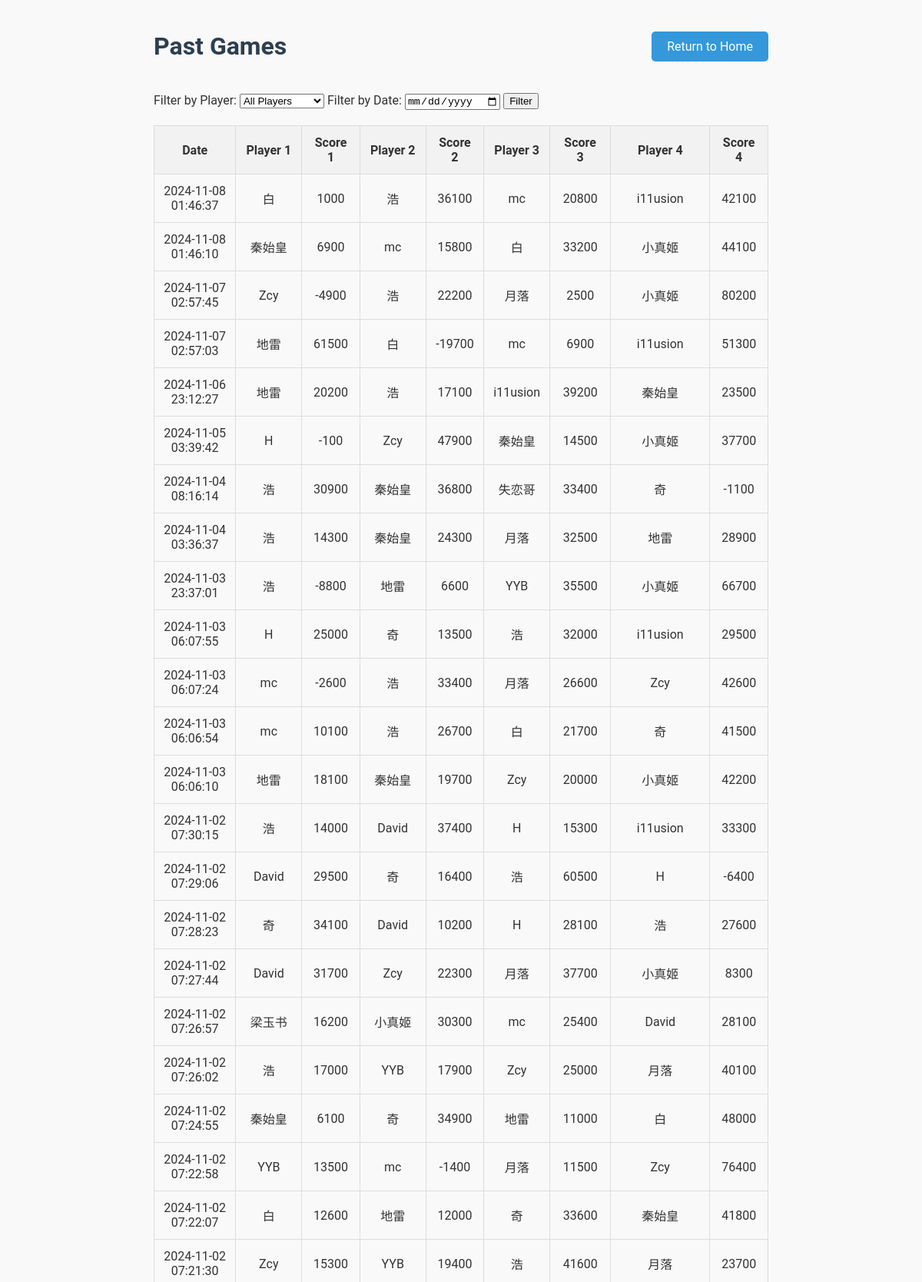
Screenshot of /view-past-games (upper part) with the database file from the repository.
### tables this page shows
CREATE TABLE games (
    game_id INTEGER PRIMARY KEY AUTOINCREMENT,
    player1 TEXT NOT NULL,
    player2 TEXT NOT NULL,
    player3 TEXT NOT NULL,
    player4 TEXT NOT NULL,
    raw_score1 INTEGER NOT NULL,
    raw_score2 INTEGER NOT NULL,
    raw_score3 INTEGER NOT NULL,
    raw_score4 INTEGER NOT NULL,
    final_score1 INTEGER NOT NULL,
    final_score2 INTEGER NOT NULL,
    final_score3 INTEGER NOT NULL,
    final_score4 INTEGER NOT NULL,
    game_date TIMESTAMP DEFAULT CURRENT_TIMESTAMP
, is_fenix BOOLEAN DEFAULT FALSE);

### app.py (the view)
@app.route("/view-past-games", methods=["GET", "POST"])
def view_past_games():
    conn = get_db_connection()
    cursor = conn.cursor()
    player_filter = request.form.get("player_filter")
    date_filter = request.form.get("date_filter")
    query = """
    SELECT game_date, player1, player2, player3, player4, raw_score1, raw_score2, raw_score3, raw_score4
    FROM games WHERE 1=1
    """
    params = []
    if player_filter:
        query += " AND (? IN (player1, player2, player3, player4))"
        params.append(player_filter)
    if date_filter:
        query += " AND DATE(game_date) = ?"
        params.append(date_filter)
    query += " ORDER BY game_date DESC"
    cursor.execute(query, params)
    games = cursor.fetchall()
    cursor.execute("SELECT name FROM players")
    players = cursor.fetchall()
    conn.close()
    return render_template("view_past_games.html", games=games, players=players)

### app.py (called while the page is built)
def get_db_connection():
    conn = sqlite3.connect('mahjong.db')
    conn.row_factory = sqlite3.Row  # Return rows as dictionaries
    return conn

### templates/view_past_games.html (shortened to what this page needs)
<!DOCTYPE html>
<html lang="en">
<head>
</head>
<body>
    <div class="container">
        <div class="header-row">
            <h1>Past Games</h1>
            <div class="return-button">
                <a href="{{ url_for('home') }}">Return to Home</a>
            </div>
        </div>
        <div class="filter-section">
            <form method="POST">
                <label for="player_filter">Filter by Player:</label>
                <select name="player_filter" id="player_filter">
                    <option value="">All Players</option>
                </select>
                <label for="date_filter">Filter by Date:</label>
                <input type="date" name="date_filter" id="date_filter">
                <button type="submit">Filter</button>
            </form>
        </div>
        <table>
            <tr>
                <th>Date</th>
                <th>Player 1</th>
                <th>Score 1</th>
                <th>Player 2</th>
                <th>Score 2</th>
                <th>Player 3</th>
                <th>Score 3</th>
                <th>Player 4</th>
                <th>Score 4</th>
            </tr>
            {% for game in games %}
            <tr>
                <td>{{ game['game_date'] }}</td>
                <td>{{ game['player1'] }}</td>
                <td>{{ game['raw_score1'] }}</td>
                <td>{{ game['player2'] }}</td>
                <td>{{ game['raw_score2'] }}</td>
                <td>{{ game['player3'] }}</td>
                <td>{{ game['raw_score3'] }}</td>
                <td>{{ game['player4'] }}</td>
                <td>{{ game['raw_score4'] }}</td>
            </tr>
            {% endfor %}
        </table>
    </div>
</body>
</html>

### templates/view_past_games.html (style rules this page uses)
body { font-family: 'Roboto', sans-serif; background-color: #f9f9f9; color: #333; margin: 0; padding: 20px; }
.container { max-width: 800px; margin: 0 auto; }
.header-row { display: flex; justify-content: space-between; align-items: center; margin-bottom: 20px; }
h1 { color: #2c3e50; }
table { width: 100%; border-collapse: collapse; margin-top: 20px; }
th, td { padding: 12px; border: 1px solid #ddd; text-align: center; }
th { background-color: #f2f2f2; }
.filter-section { margin-bottom: 20px; }
.return-button a { text-decoration: none; background-color: #3498db; color: #ffffff; padding: 10px 20px; border-radius: 5px; transition: background-color 0.3s; }

### rows the page displays
games: game_date "2024-11-08 01:46:37", player1 "白", raw_score1 "1000", player2 "浩", raw_score2 "36100", player3 "mc", raw_score3 "20800", player4 "i11usion", raw_score4 "42100"
games: game_date "2024-11-08 01:46:10", player1 "秦始皇", raw_score1 "6900", player2 "mc", raw_score2 "15800", player3 "白", raw_score3 "33200", player4 "小真姬", raw_score4 "44100"
games: game_date "2024-11-07 02:57:45", player1 "Zcy", raw_score1 "-4900", player2 "浩", raw_score2 "22200", player3 "月落", raw_score3 "2500", player4 "小真姬", raw_score4 "80200"
games: game_date "2024-11-07 02:57:03", player1 "地雷", raw_score1 "61500", player2 "白", raw_score2 "-19700", player3 "mc", raw_score3 "6900", player4 "i11usion", raw_score4 "51300"
games: game_date "2024-11-06 23:12:27", player1 "地雷", raw_score1 "20200", player2 "浩", raw_score2 "17100", player3 "i11usion", raw_score3 "39200", player4 "秦始皇", raw_score4 "23500"
games: game_date "2024-11-05 03:39:42", player1 "H", raw_score1 "-100", player2 "Zcy", raw_score2 "47900", player3 "秦始皇", raw_score3 "14500", player4 "小真姬", raw_score4 "37700"
games: game_date "2024-11-04 08:16:14", player1 "浩", raw_score1 "30900", player2 "秦始皇", raw_score2 "36800", player3 "失恋哥", raw_score3 "33400", player4 "奇", raw_score4 "-1100"
games: game_date "2024-11-04 03:36:37", player1 "浩", raw_score1 "14300", player2 "秦始皇", raw_score2 "24300", player3 "月落", raw_score3 "32500", player4 "地雷", raw_score4 "28900"
games: game_date "2024-11-03 23:37:01", player1 "浩", raw_score1 "-8800", player2 "地雷", raw_score2 "6600", player3 "YYB", raw_score3 "35500", player4 "小真姬", raw_score4 "66700"
games: game_date "2024-11-03 06:07:55", player1 "H", raw_score1 "25000", player2 "奇", raw_score2 "13500", player3 "浩", raw_score3 "32000", player4 "i11usion", raw_score4 "29500"
games: game_date "2024-11-03 06:07:24", player1 "mc", raw_score1 "-2600", player2 "浩", raw_score2 "33400", player3 "月落", raw_score3 "26600", player4 "Zcy", raw_score4 "42600"
games: game_date "2024-11-03 06:06:54", player1 "mc", raw_score1 "10100", player2 "浩", raw_score2 "26700", player3 "白", raw_score3 "21700", player4 "奇", raw_score4 "41500"
games: game_date "2024-11-03 06:06:10", player1 "地雷", raw_score1 "18100", player2 "秦始皇", raw_score2 "19700", player3 "Zcy", raw_score3 "20000", player4 "小真姬", raw_score4 "42200"
games: game_date "2024-11-02 07:30:15", player1 "浩", raw_score1 "14000", player2 "David", raw_score2 "37400", player3 "H", raw_score3 "15300", player4 "i11usion", raw_score4 "33300"
games: game_date "2024-11-02 07:29:06", player1 "David", raw_score1 "29500", player2 "奇", raw_score2 "16400", player3 "浩", raw_score3 "60500", player4 "H", raw_score4 "-6400"
games: game_date "2024-11-02 07:28:23", player1 "奇", raw_score1 "34100", player2 "David", raw_score2 "10200", player3 "H", raw_score3 "28100", player4 "浩", raw_score4 "27600"
games: game_date "2024-11-02 07:27:44", player1 "David", raw_score1 "31700", player2 "Zcy", raw_score2 "22300", player3 "月落", raw_score3 "37700", player4 "小真姬", raw_score4 "8300"
games: game_date "2024-11-02 07:26:57", player1 "梁玉书", raw_score1 "16200", player2 "小真姬", raw_score2 "30300", player3 "mc", raw_score3 "25400", player4 "David", raw_score4 "28100"
games: game_date "2024-11-02 07:26:02", player1 "浩", raw_score1 "17000", player2 "YYB", raw_score2 "17900", player3 "Zcy", raw_score3 "25000", player4 "月落", raw_score4 "40100"
games: game_date "2024-11-02 07:24:55", player1 "秦始皇", raw_score1 "6100", player2 "奇", raw_score2 "34900", player3 "地雷", raw_score3 "11000", player4 "白", raw_score4 "48000"
games: game_date "2024-11-02 07:22:58", player1 "YYB", raw_score1 "13500", player2 "mc", raw_score2 "-1400", player3 "月落", raw_score3 "11500", player4 "Zcy", raw_score4 "76400"
games: game_date "2024-11-02 07:22:07", player1 "白", raw_score1 "12600", player2 "地雷", raw_score2 "12000", player3 "奇", raw_score3 "33600", player4 "秦始皇", raw_score4 "41800"
games: game_date "2024-11-02 07:21:30", player1 "Zcy", raw_score1 "15300", player2 "YYB", raw_score2 "19400", player3 "浩", raw_score3 "41600", player4 "月落", raw_score4 "23700"
